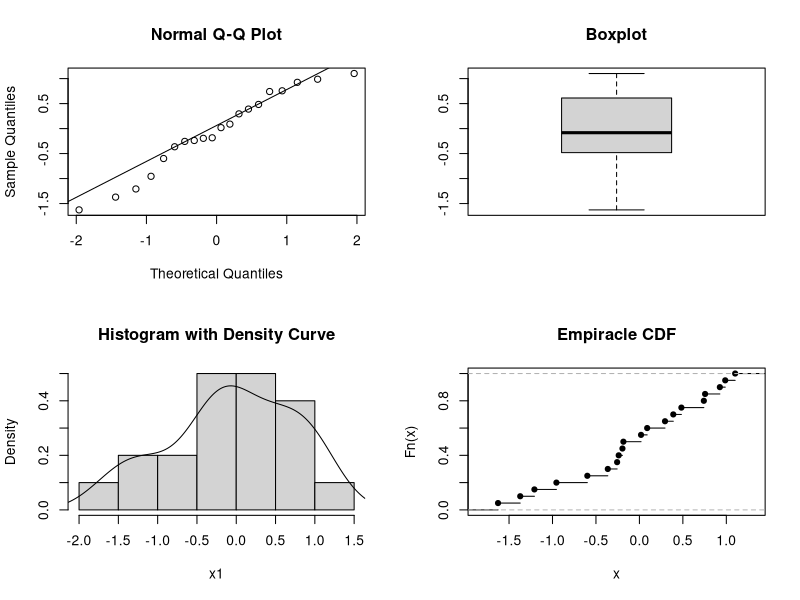
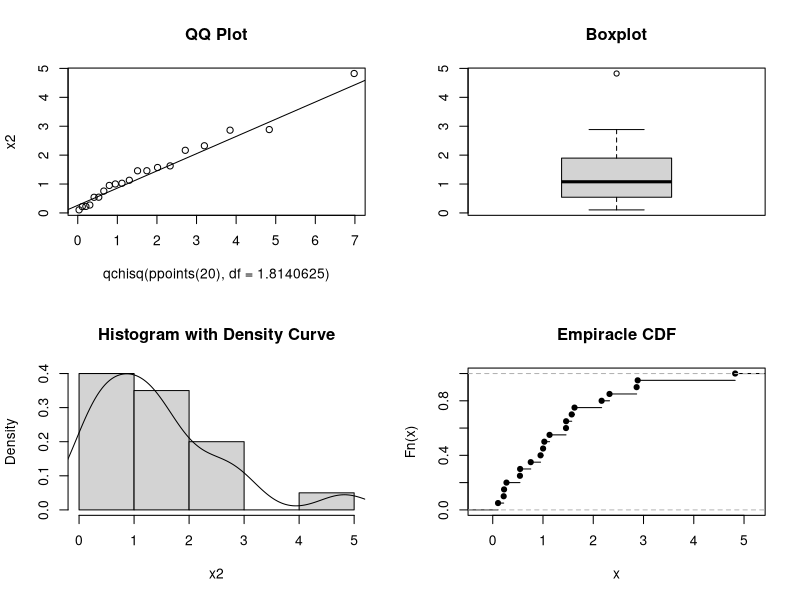
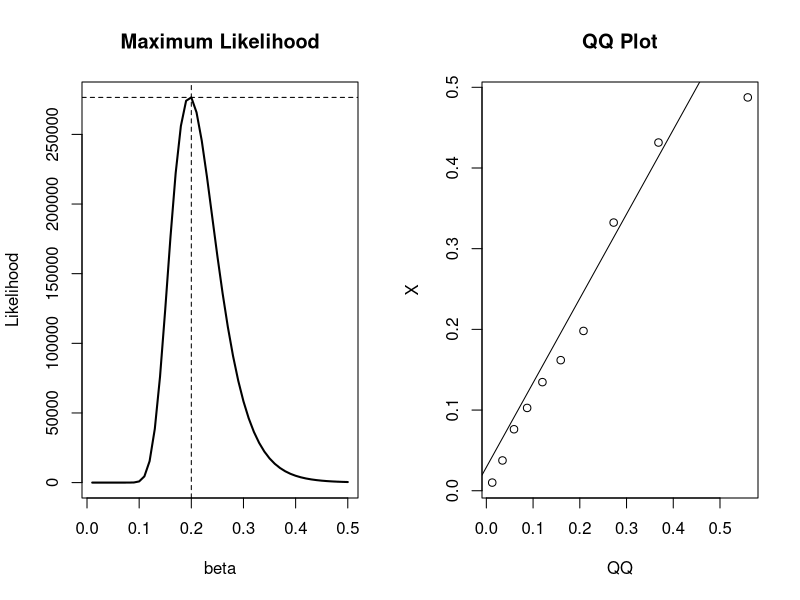

Write R code to recreate these figures, in order.
## ---- chunk 1
library(nortest)
library(MASS)

## Draw some random data
set.seed(10)
x1 = rnorm(20)

## Distribution plots
par(mfrow = c(2, 2))
qqnorm(x1)
qqline(x1)
boxplot(x1, main = "Boxplot")
hist(x1, freq = FALSE, main = "Histogram with Density Curve")
lines(density(x1))
plot(ecdf(x1), main = "Empiracle CDF")

## ---- chunk 2
## Are the data from a normal distribution?
shapiro.test(x1)     ## Shapiro-Wilk Test
ad.test(x1)          ## Anderson Darling Test
ks.test(x1, 'pnorm') ## Kolmogorov-Smirnoff Test

## ---- chunk 3
## Draw some random data
set.seed(10)
x2 = rchisq(n = 20, 2)

## Estimate the DF parameter by maximum likelihood
fitdistr(x = x2, dchisq, start = list(df = 2))

## Input the estimate from MLE
ks.test(x = x2, y = pchisq, df = 1.8140625)

## Distribution plots
par(mfrow = c(2, 2))
qqplot(qchisq(ppoints(20), df = 1.8140625), x2, main = "QQ Plot")
qqline(x2, distribution = function(p) qchisq(p, df = 1.8140625))
boxplot(x2, main = "Boxplot")
hist(x2, freq = FALSE, main = "Histogram with Density Curve")
lines(density(x2))
plot(ecdf(x2), main = "Empiracle CDF")

## ---- chunk 4

## Generate data from the exponential distribution with mean = 1/5
set.seed(1000)
X = rexp(n = 20, rate = 5)

## sample size and range of betas to test
n = 20; beta = seq(.01, .5, by = .01)

## Liklihood function
Likelihood = (1/beta)^n * exp(-1/beta * sum(X))

## Maximum Likelihood
(mle = max(Likelihood))
(mle.beta = beta[which(Likelihood == mle)])

## Statistical test for how well the specified distribution fits the data
ks.test(x = X, y = "pexp", rate = 1/mle.beta)

par(mfrow = c(1, 2))

## Plot the maximum likelihood
plot(x = beta, y = Likelihood, type = "l", main = "Maximum Likelihood", lwd = 2)
abline(h = mle, v = mle.beta, lty = 2)

## QQplot for assessing distribution fit visually
qqplot(qexp(ppoints(10), rate = 1/mle.beta), X, xlab = "QQ", main = "QQ Plot")
qqline(X, distribution = function(p) qexp(p, rate = 1/mle.beta))
